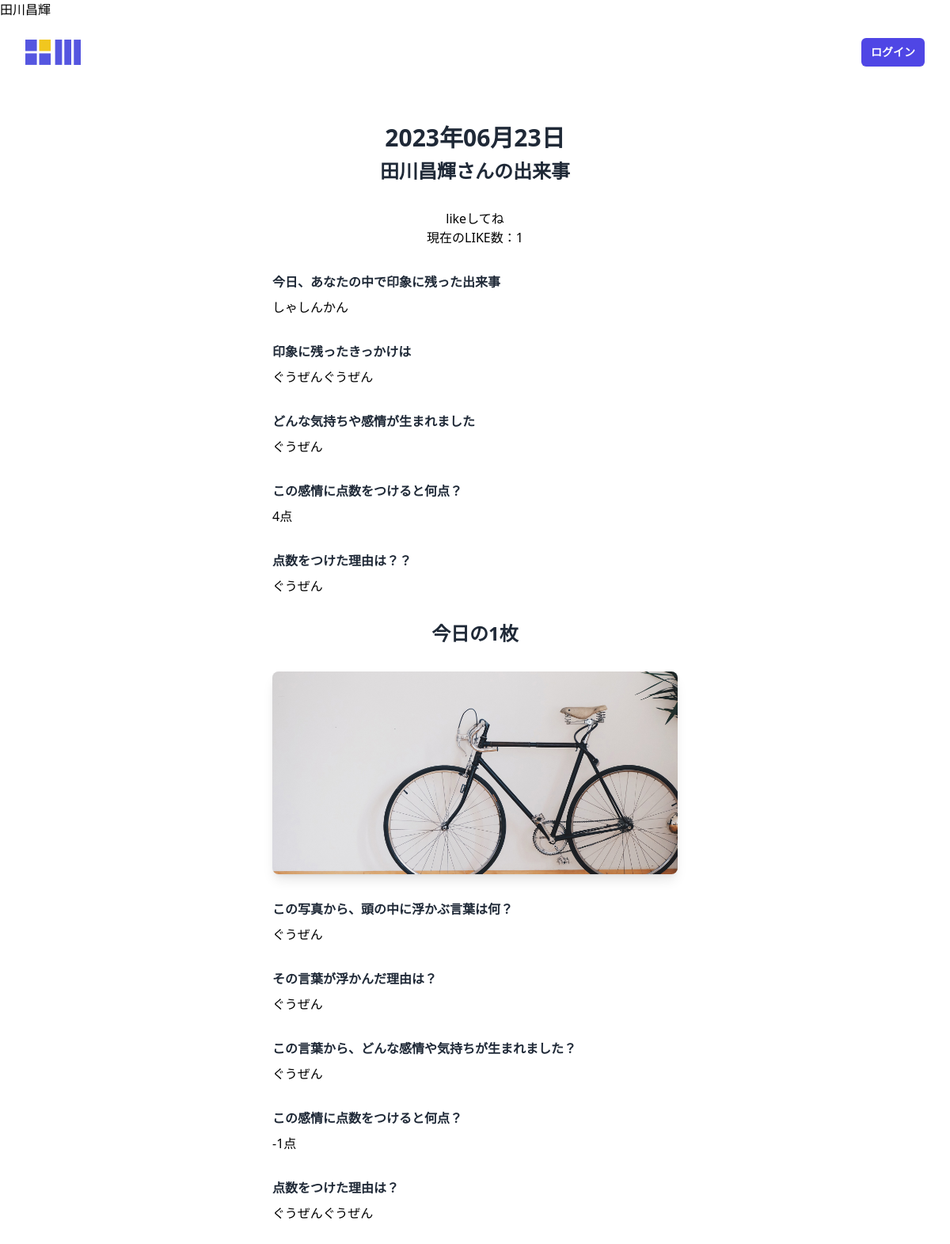
Page /diary-entry.php?diary_id=10 on the committed database.
### tables this page shows
CREATE TABLE `dev13_diary` (
  `diary_id` int(12) NOT NULL,
  `user_id` int(12) NOT NULL,
  `registration_date` date NOT NULL,
  `created_date` datetime NOT NULL,
  `update_date` datetime NOT NULL,
  `today_events` text NOT NULL,
  `events_impression` text NOT NULL,
  `events_emotions` text NOT NULL,
  `events_points` int(12) NOT NULL,
  `events_points_reason` text NOT NULL,
  `select_card_filename` varchar(255) NOT NULL,
  `photo_keyword` text NOT NULL,
  `photo_keyword_reason` text NOT NULL,
  `photo_emotions` text NOT NULL,
  `photo_points` int(11) NOT NULL,
  `photo_points_reason` text NOT NULL
);

CREATE TABLE `dev13_user` (
  `user_id` int(12) NOT NULL,
  `user_code` varchar(64) NOT NULL,
  `user_name` varchar(255) NOT NULL,
  `user_pass` varchar(255) NOT NULL,
  `user_mail` varchar(255) NOT NULL,
  `user_flg` int(1) NOT NULL,
  `created_at` datetime NOT NULL,
  `updated_at` datetime NOT NULL,
  `deleted_at` datetime DEFAULT NULL
);

### diary-entry.php (the view, shortened to what this page needs)
<?php
$user_id = $_SESSION['user_id'];
$diary_id = $_GET["diary_id"];
$pdo = db_connect();
$sql = "SELECT * FROM dev13_diary WHERE diary_id=:diary_id";
$stmt = $pdo->prepare($sql);
$stmt->bindValue(':diary_id', $diary_id, PDO::PARAM_INT);
try {
    $status = $stmt->execute();
} catch (PDOException $e) {
    echo json_encode(["sql error" => "{$e->getMessage()}"]);
    exit();
}
if ($status == false) {
    $error = $stmt->errorInfo();
    exit("（SQLエラー）ErrorQuery:" . $error[2]);
} else {
    $row = $stmt->fetch();
}
$registration_date = $row["registration_date"];
$registration_date_format = date('Y年m月d日', strtotime($registration_date));
$sql02 = "SELECT COUNT(like_id) AS like_count FROM dev13_like_table WHERE diary_id=:diary_id";
$stmt02 = $pdo->prepare($sql02);
$stmt02->bindValue(':diary_id', $diary_id, PDO::PARAM_INT);
try {
    $status02 = $stmt02->execute();
} catch (PDOException $e) {
    echo json_encode(["sql error" => "{$e->getMessage()}"]);
    exit();
}
if ($status02 == false) {
    $error = $stmt02->errorInfo();
    exit("（SQLエラー）ErrorQuery:" . $error[2]);
} else {
    $row02 = $stmt02->fetch();
}
$sql03 = "SELECT dev13_user.user_name FROM dev13_diary INNER JOIN dev13_user ON dev13_diary.user_id = dev13_user.user_id WHERE diary_id=:diary_id";
$stmt03 = $pdo->prepare($sql03);
$stmt03->bindValue(':diary_id', $diary_id, PDO::PARAM_INT);
try {
    $status03 = $stmt03->execute();
} catch (PDOException $e) {
    echo json_encode(["sql error" => "{$e->getMessage()}"]);
    exit();
}
if ($status02 == false) {
    $error = $stmt03->errorInfo();
    exit("（SQLエラー）ErrorQuery:" . $error[2]);
} else {
    $row03 = $stmt03->fetch();
}
print_r($row03["user_name"])
?>
<!DOCTYPE html>
<html lang="ja">
<head>
    <script src="https://cdn.tailwindcss.com"></script>
</head>
<body>
    <?php include('include/header.php'); ?>
    <div class="bg-white py-6 sm:py-8 lg:py-12">
        <div class="mx-auto max-w-screen-2xl px-4 md:px-8">
            <h2 class="mb-2 text-center text-2xl font-bold text-gray-800 md:mb-2 lg:text-3xl"><?= $registration_date_format ?></h2>
            <div class="mx-auto max-w-lg">
                <h3 class="mb-4 text-center text-lg font-bold text-gray-800 md:mb-8 lg:text-2xl"><?= $row03["user_name"] ?>さんの出来事</h3>
                <p class="md:mb-8 text-center">
                    <a href="like_create.php?user_id=<?= $user_id ?>&diary_id=<?= $diary_id ?>">likeしてね</a><br>
                    現在のLIKE数：<?= $row02["like_count"] ?>
                </p>
                <div>
                    <h4 class="mb-2 inline-block text-sm text-gray-800 sm:text-base font-bold">今日、あなたの中で印象に残った出来事</h4>
                    <p class="md:mb-8"><?= $row["today_events"] ?></p>
                </div>
                <div>
                    <h4 class="mb-2 inline-block text-sm text-gray-800 sm:text-base font-bold">印象に残ったきっかけは</h4>
                    <p class="md:mb-8"><?= $row["events_impression"] ?></p>
                </div>
                <div>
                    <h4 class="mb-2 inline-block text-sm text-gray-800 sm:text-base font-bold">どんな気持ちや感情が生まれました
                    </h4>
                    <p class="md:mb-8"><?= $row["events_emotions"] ?></p>
                </div>
                <div>
                    <h4 class="mb-2 inline-block text-sm text-gray-800 sm:text-base font-bold">この感情に点数をつけると何点？
                    </h4>
                    <p class="md:mb-8"><?= $row["events_points"] ?>点</p>
                </div>
                <div>
                    <h4 class="mb-2 inline-block text-sm text-gray-800 sm:text-base font-bold">点数をつけた理由は？？
                    </h4>
                    <p class="md:mb-8"><?= $row["events_points_reason"] ?></p>
                </div>
                <h3 class="mb-4 text-center text-lg font-bold text-gray-800 md:mb-8 lg:text-2xl">今日の1枚</h3>
                <div>
                    <div class="h-64 overflow-hidden rounded-lg bg-gray-100 shadow-lg  md:mb-8">
                        <img src="card_images/<?= $row["select_card_filename"] ?>" loading=" lazy" alt="" class="h-full w-full object-cover object-center" />
                    </div>
                    <h4 class="mb-2 inline-block text-sm text-gray-800 sm:text-base font-bold">この写真から、頭の中に浮かぶ言葉は何？</h4>
                    <p class="md:mb-8"><?= $row["photo_keyword"] ?></p>
                </div>
                <div>
                    <h4 class="mb-2 inline-block text-sm text-gray-800 sm:text-base font-bold">その言葉が浮かんだ理由は？</h4>
                    <p class="md:mb-8"><?= $row["photo_keyword_reason"] ?></p>
                </div>
                <div>
                    <h4 class="mb-2 inline-block text-sm text-gray-800 sm:text-base font-bold">この言葉から、どんな感情や気持ちが生まれました？</h4>
                    <p class="md:mb-8"><?= $row["photo_emotions"] ?></p>
                </div>
                <div>
                    <h4 class="mb-2 inline-block text-sm text-gray-800 sm:text-base font-bold">この感情に点数をつけると何点？</h4>
                    <p class="md:mb-8"><?= $row["photo_points"] ?>点</p>
                </div>
                <div>
                    <h4 class="mb-2 inline-block text-sm text-gray-800 sm:text-base font-bold">点数をつけた理由は？</h4>
                    <p class="md:mb-8"><?= $row["photo_points_reason"] ?></p>
                </div>
            </div>
        </div>
    </div>

### include/header.php (shortened to what this page needs)
<?php
$header_login_bt_name = '';
$header_login_bt_url = '';
if (!isset($_SESSION['chk_ssid']) || $_SESSION['chk_ssid'] != session_id()) {
    $header_login_bt_name = 'ログイン';
    $header_login_bt_url = 'login.php';
} else {
    $header_login_bt_name = 'ログアウト';
    $header_login_bt_url = 'logout.php';
}
?>
<header class="bg-white">
    <nav class="mx-auto flex max-w-7xl items-center justify-between gap-x-6 p-6 lg:px-8" aria-label="Global">
        <div class="flex lg:flex-1">
            <a href="index.php" class="-m-1.5 p-1.5">
                <img class="h-8 w-auto" src="asset/svg/logo.svg" alt="">
            </a>
        </div>
        <div class="flex flex-1 items-center justify-end gap-x-6">
            <a href="<?= $header_login_bt_url ?>" class="rounded-md bg-indigo-600 px-3 py-2 text-sm font-semibold text-white shadow-sm hover:bg-indigo-500 focus-visible:outline focus-visible:outline-2 focus-visible:outline-offset-2 focus-visible:outline-indigo-600"><?= $header_login_bt_name ?></a>
        </div>
    </nav>
</header>

### rows in the picture
dev13_diary: registration_date "2023年06月23日", today_events "しゃしんかん", events_impression "ぐうぜんぐうぜん", events_emotions "ぐうぜん", events_points "4", events_points_reason "ぐうぜん", select_card_filename (picture), photo_keyword "ぐうぜん", photo_keyword_reason "ぐうぜん", photo_emotions "ぐうぜん", photo_points "-1", photo_points_reason "ぐうぜんぐうぜん"
dev13_user: user_name "田川昌輝"

### other values in the picture
$header_login_bt_name "ログイン"
$row02["like_count"] "1"
